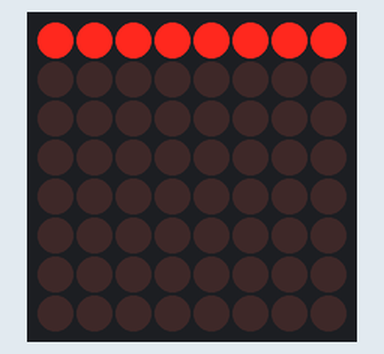
Recording of a sketch running on a simulated Arduino Nano, built with avr-gcc and run on an emulated ATmega328P. Parts: 8×8 LED matrix.

Above: at 0.6 s.
At 1.0 s:
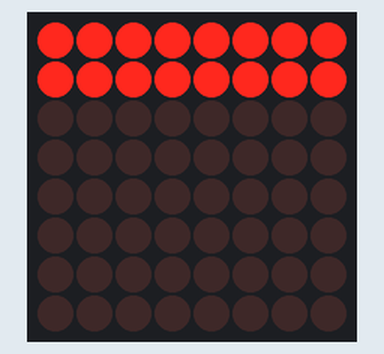
At 1.4 s:
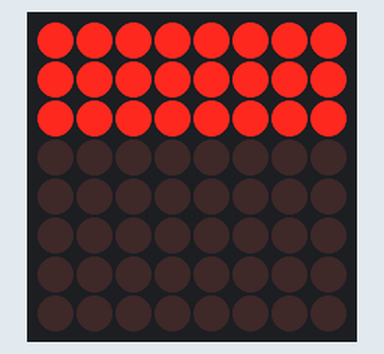
At 1.8 s:
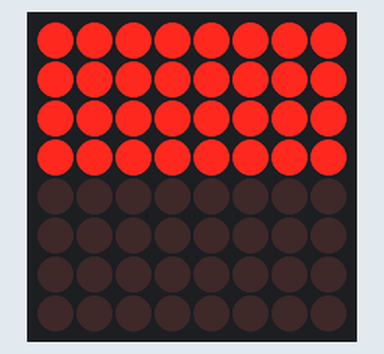
At 2.2 s:
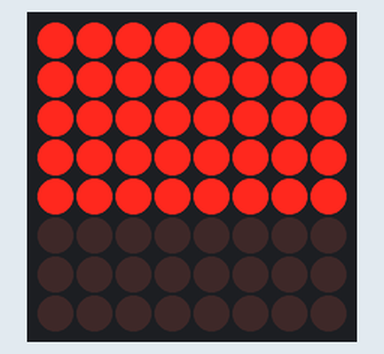
At 3.0 s:
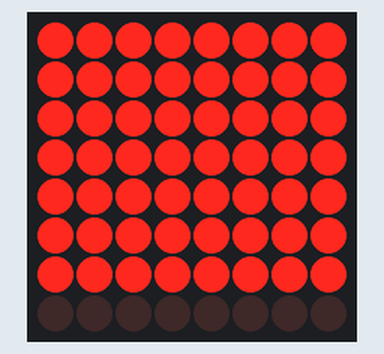

The sketch:

ESP32-8X8-LED-MATRIX.ino
```cpp
#include <SPI.h>
#include "LedMatrix.h"

#define NUMBER_OF_DEVICES 1
#define CS_PIN 5
LedMatrix ledMatrix = LedMatrix(NUMBER_OF_DEVICES, CS_PIN);

void setup()
{
ledMatrix.init();
ledMatrix.setIntensity(4); // range is 0-15
ledMatrix.setText("The quick brown fox jumps over the lazy dog");
}

void loop()
{
ledMatrix.clear();
//ledMatrix.scrollTextLeft();
//ledMatrix.drawText();

for (int y=0; y<8; y++) {
  for (int x=0; x<8; x++) {
    ledMatrix.setPixel(x, y);
    delay(50);
  }
      ledMatrix.commit();

}

ledMatrix.clear();
ledMatrix.commit();


}
```

Measured:
- by itself, everything shown: repeats every 3.2 s, in 8 steps
- what the display in image 0 shows lasts 0.4 s, from 0.4 s to 0.8 s
